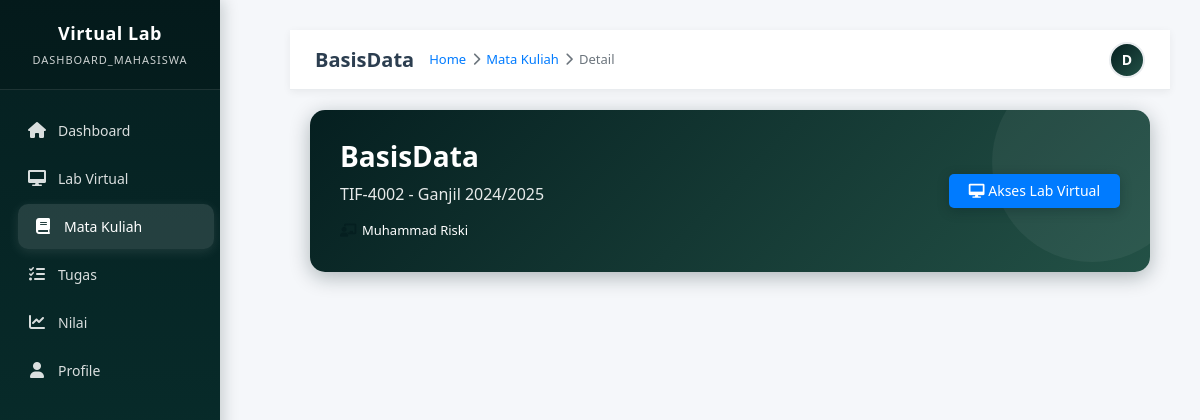
The page /mahasiswa/mata_kuliah_detail.php?id=4 (signed in) on the database its author committed.
### tables this page shows
CREATE TABLE `course` (
  `course_id` int(11) NOT NULL,
  `kode_matkul` varchar(20) NOT NULL,
  `nama_matkul` varchar(100) NOT NULL,
  `id_dosen` int(11) NOT NULL,
  `semester` varchar(20) NOT NULL,
  `status` enum('active','inactive') DEFAULT 'active',
  `created_at` datetime DEFAULT current_timestamp(),
  `updated_at` datetime DEFAULT current_timestamp() ON UPDATE current_timestamp()
);

CREATE TABLE `users` (
  `user_id` int(11) NOT NULL,
  `username` varchar(100) NOT NULL,
  `password` varchar(255) NOT NULL,
  `email` varchar(100) NOT NULL,
  `full_name` varchar(255) NOT NULL,
  `phone_number` varchar(20) DEFAULT NULL,
  `role` enum('mahasiswa','dosen','admin') NOT NULL,
  `status` enum('active','inactive','pending') NOT NULL DEFAULT 'pending',
  `profile_picture` varchar(255) DEFAULT NULL,
  `password_reset_token` varchar(255) DEFAULT NULL,
  `password_verified` tinyint(1) DEFAULT 0,
  `last_login` datetime DEFAULT NULL,
  `created_at` datetime DEFAULT current_timestamp(),
  `updated_at` datetime DEFAULT current_timestamp() ON UPDATE current_timestamp()
);

### mahasiswa/mata_kuliah_detail.php (the view, shortened to what this page needs)
<?php
$database = new Database();
$pdo = $database->getConnection();
$user_id = $_SESSION['user_id'];
$full_name = $_SESSION['full_name'];
$course_id = isset($_GET['id']) ? intval($_GET['id']) : 0;
function getCourseDetails($pdo, $course_id, $user_id) {
    $sql = "
        SELECT c.course_id, c.kode_matkul, c.nama_matkul, c.semester, u.full_name as dosen_name
        FROM course c
        INNER JOIN users u ON c.id_dosen = u.user_id
        INNER JOIN enrollment e ON c.course_id = e.course_id
        WHERE c.course_id = ? AND e.user_id = ? AND e.status = 'approved'
    ";
    $stmt = $pdo->prepare($sql);
    $stmt->execute([$course_id, $user_id]);
    return $stmt->fetch(PDO::FETCH_ASSOC);
}
$course = getCourseDetails($pdo, $course_id, $user_id);
?>
<!DOCTYPE html>
<html lang="id">
<head>
    <link rel="stylesheet" href="https://cdnjs.cloudflare.com/ajax/libs/font-awesome/6.0.0/css/all.min.css">
    <link rel="stylesheet" href="mahasiswa.css">
</head>
<body>
    <div class="main-content">
        <div class="top-nav">
            <div class="nav-left">
                <h1 class="page-title"><?php echo htmlspecialchars($course['nama_matkul']); ?></h1>
                <div class="breadcrumb">
                    <a href="dashboard_mahasiswa.php">Home</a>
                    <i class="fas fa-chevron-right"></i>
                    <a href="matakuliah.php">Mata Kuliah</a>
                    <i class="fas fa-chevron-right"></i>
                    <span>Detail</span>
                </div>
            </div>
            <div class="nav-right">
                <div class="user-menu">
                    <div class="user-avatar"><?php echo strtoupper(substr($full_name, 0, 1)); ?></div>
                </div>
            </div>
        </div>
        <div class="content-area">
             <div class="content-header">
                <div class="header-content">
                    <div class="welcome-text">
                        <h1><?php echo htmlspecialchars($course['nama_matkul']); ?></h1>
                        <p><?php echo htmlspecialchars($course['kode_matkul']); ?> - <?php echo htmlspecialchars($course['semester']); ?></p>
                         <div class="d-flex gap-15" style="margin-top: 15px;">
                            <div class="info-item" style="color: white;"><i class="fas fa-chalkboard-teacher"></i> <?php echo htmlspecialchars($course['dosen_name']); ?></div>
                        </div>
                    </div>
                    <a href="lab_virtual.php?course=<?php echo $course_id; ?>" class="btn btn-primary">
                        <i class="fas fa-desktop"></i> Akses Lab Virtual
                    </a>
                </div>
            </div>
            <div style="display: grid; grid-template-columns: 2fr 1fr; gap: 20px;">
                <div>
                </div>
                <div>
                </div>
            </div>
        </div>
    </div>
</body>
</html>

### rows shown on the page
course: nama_matkul "BasisData", kode_matkul "TIF-4002", semester "Ganjil 2024/2025", id_dosen.full_name "Muhammad Riski"

### other values the page prints
substr($full_name, 0, 1) "D"
